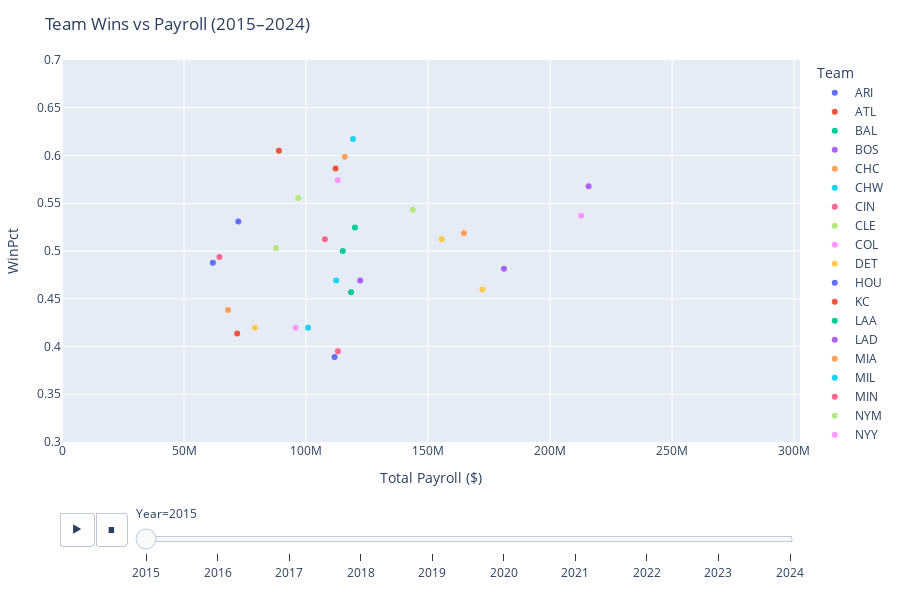

Notebook code for this chart:
### Code cell
#Interactive scatterplot showing per year
year_col = next((c for c in ["Year", "year"] if c in mlb_df.columns), None)

xmax = mlb_df["TOTAL_PAYROLL"].max() * 1.05 

base_kwargs = dict(
    x="TOTAL_PAYROLL",
    y="WinPct",
    color="Team",
    hover_name="Team",
    labels={"TOTAL_PAYROLL": "Total Payroll ($)", "W": "Wins"},
    title="Team Wins vs Payroll (2015–2024)",
    range_x=[0, xmax],
    range_y=[0.3, 0.7],
    color_continuous_scale="Viridis"
)

if year_col:
    fig = px.scatter(mlb_df, animation_frame=year_col, **base_kwargs)
else:
    fig = px.scatter(mlb_df, **base_kwargs)

# Nice touches
fig.update_layout(
    legend_title_text="Team",
    hovermode="closest",
    margin=dict(l=40, r=40, t=60, b=40),
    width=900,
    height=600
)
# Format payroll with thousands separators on hover
fig.update_traces(
    hovertemplate="<b>%{hovertext}</b><br>" +
                  "Payroll: %{x:,}<br>" +
                  "Wins: %{y}<extra></extra>"
)

fig.show()

### Figure 1 — Plotly figure (JSON) as saved in the notebook; plotly's stock layout.template omitted (floating-point values rounded to 4 significant figures)
{"data": [{"hovertemplate": "<b>%{hovertext}</b><br>Payroll: %{x:,}<br>Wins: %{y}<extra></extra>", "hovertext": ["ARI"], "legendgroup": "ARI", "marker": {"color": "#636efa", "symbol": "circle"}, "mode": "markers", "name": "ARI", "orientation": "v", "showlegend": true, "type": "scatter", "x": [61834000], "xaxis": "x", "y": [0.4877], "yaxis": "y"}, {"hovertemplate": "<b>%{hovertext}</b><br>Payroll: %{x:,}<br>Wins: %{y}<extra></extra>", "hovertext": ["ATL"], "legendgroup": "ATL", "marker": {"color": "#EF553B", "symbol": "circle"}, "mode": "markers", "name": "ATL", "orientation": "v", "showlegend": true, "type": "scatter", "x": [71781250], "xaxis": "x", "y": [0.4136], "yaxis": "y"}, {"hovertemplate": "<b>%{hovertext}</b><br>Payroll: %{x:,}<br>Wins: %{y}<extra></extra>", "hovertext": ["BAL"], "legendgroup": "BAL", "marker": {"color": "#00cc96", "symbol": "circle"}, "mode": "markers", "name": "BAL", "orientation": "v", "showlegend": true, "type": "scatter", "x": [115044833], "xaxis": "x", "y": [0.5], "yaxis": "y"}, {"hovertemplate": "<b>%{hovertext}</b><br>Payroll: %{x:,}<br>Wins: %{y}<extra></extra>", "hovertext": ["BOS"], "legendgroup": "BOS", "marker": {"color": "#ab63fa", "symbol": "circle"}, "mode": "markers", "name": "BOS", "orientation": "v", "showlegend": true, "type": "scatter", "x": [181103400], "xaxis": "x", "y": [0.4815], "yaxis": "y"}, {"hovertemplate": "<b>%{hovertext}</b><br>Payroll: %{x:,}<br>Wins: %{y}<extra></extra>", "hovertext": ["CHC"], "legendgroup": "CHC", "marker": {"color": "#FFA15A", "symbol": "circle"}, "mode": "markers", "name": "CHC", "orientation": "v", "showlegend": true, "type": "scatter", "x": [115879310], "xaxis": "x", "y": [0.5988], "yaxis": "y"}, {"hovertemplate": "<b>%{hovertext}</b><br>Payroll: %{x:,}<br>Wins: %{y}<extra></extra>", "hovertext": ["CHW"], "legendgroup": "CHW", "marker": {"color": "#19d3f3", "symbol": "circle"}, "mode": "markers", "name": "CHW", "orientation": "v", "showlegend": true, "type": "scatter", "x": [112373700], "xaxis": "x", "y": [0.4691], "yaxis": "y"}, {"hovertemplate": "<b>%{hovertext}</b><br>Payroll: %{x:,}<br>Wins: %{y}<extra></extra>", "hovertext": ["CIN"], "legendgroup": "CIN", "marker": {"color": "#FF6692", "symbol": "circle"}, "mode": "markers", "name": "CIN", "orientation": "v", "showlegend": true, "type": "scatter", "x": [113072286], "xaxis": "x", "y": [0.3951], "yaxis": "y"}, {"hovertemplate": "<b>%{hovertext}</b><br>Payroll: %{x:,}<br>Wins: %{y}<extra></extra>", "hovertext": ["CLE"], "legendgroup": "CLE", "marker": {"color": "#B6E880", "symbol": "circle"}, "mode": "markers", "name": "CLE", "orientation": "v", "showlegend": true, "type": "scatter", "x": [87663766], "xaxis": "x", "y": [0.5031], "yaxis": "y"}, {"hovertemplate": "<b>%{hovertext}</b><br>Payroll: %{x:,}<br>Wins: %{y}<extra></extra>", "hovertext": ["COL"], "legendgroup": "COL", "marker": {"color": "#FF97FF", "symbol": "circle"}, "mode": "markers", "name": "COL", "orientation": "v", "showlegend": true, "type": "scatter", "x": [95688600], "xaxis": "x", "y": [0.4198], "yaxis": "y"}, {"hovertemplate": "<b>%{hovertext}</b><br>Payroll: %{x:,}<br>Wins: %{y}<extra></extra>", "hovertext": ["DET"], "legendgroup": "DET", "marker": {"color": "#FECB52", "symbol": "circle"}, "mode": "markers", "name": "DET", "orientation": "v", "showlegend": true, "type": "scatter", "x": [172284750], "xaxis": "x", "y": [0.4596], "yaxis": "y"}, {"hovertemplate": "<b>%{hovertext}</b><br>Payroll: %{x:,}<br>Wins: %{y}<extra></extra>", "hovertext": ["HOU"], "legendgroup": "HOU", "marker": {"color": "#636efa", "symbol": "circle"}, "mode": "markers", "name": "HOU", "orientation": "v", "showlegend": true, "type": "scatter", "x": [72256200], "xaxis": "x", "y": [0.5309], "yaxis": "y"}, {"hovertemplate": "<b>%{hovertext}</b><br>Payroll: %{x:,}<br>Wins: %{y}<extra></extra>", "hovertext": ["KC"], "legendgroup": "KC", "marker": {"color": "#EF553B", "symbol": "circle"}, "mode": "markers", "name": "KC", "orientation": "v", "showlegend": true, "type": "scatter", "x": [112107025], "xaxis": "x", "y": [0.5864], "yaxis": "y"}, {"hovertemplate": "<b>%{hovertext}</b><br>Payroll: %{x:,}<br>Wins: %{y}<extra></extra>", "hovertext": ["LAA"], "legendgroup": "LAA", "marker": {"color": "#00cc96", "symbol": "circle"}, "mode": "markers", "name": "LAA", "orientation": "v", "showlegend": true, "type": "scatter", "x": [120005415], "xaxis": "x", "y": [0.5247], "yaxis": "y"}, {"hovertemplate": "<b>%{hovertext}</b><br>Payroll: %{x:,}<br>Wins: %{y}<extra></extra>", "hovertext": ["LAD"], "legendgroup": "LAD", "marker": {"color": "#ab63fa", "symbol": "circle"}, "mode": "markers", "name": "LAD", "orientation": "v", "showlegend": true, "type": "scatter", "x": [215792000], "xaxis": "x", "y": [0.5679], "yaxis": "y"}, {"hovertemplate": "<b>%{hovertext}</b><br>Payroll: %{x:,}<br>Wins: %{y}<extra></extra>", "hovertext": ["MIA"], "legendgroup": "MIA", "marker": {"color": "#FFA15A", "symbol": "circle"}, "mode": "markers", "name": "MIA", "orientation": "v", "showlegend": true, "type": "scatter", "x": [68056500], "xaxis": "x", "y": [0.4383], "yaxis": "y"}, {"hovertemplate": "<b>%{hovertext}</b><br>Payroll: %{x:,}<br>Wins: %{y}<extra></extra>", "hovertext": ["MIL"], "legendgroup": "MIL", "marker": {"color": "#19d3f3", "symbol": "circle"}, "mode": "markers", "name": "MIL", "orientation": "v", "showlegend": true, "type": "scatter", "x": [100850000], "xaxis": "x", "y": [0.4198], "yaxis": "y"}, {"hovertemplate": "<b>%{hovertext}</b><br>Payroll: %{x:,}<br>Wins: %{y}<extra></extra>", "hovertext": ["MIN"], "legendgroup": "MIN", "marker": {"color": "#FF6692", "symbol": "circle"}, "mode": "markers", "name": "MIN", "orientation": "v", "showlegend": true, "type": "scatter", "x": [107755000], "xaxis": "x", "y": [0.5123], "yaxis": "y"}, {"hovertemplate": "<b>%{hovertext}</b><br>Payroll: %{x:,}<br>Wins: %{y}<extra></extra>", "hovertext": ["NYM"], "legendgroup": "NYM", "marker": {"color": "#B6E880", "symbol": "circle"}, "mode": "markers", "name": "NYM", "orientation": "v", "showlegend": true, "type": "scatter", "x": [96766683], "xaxis": "x", "y": [0.5556], "yaxis": "y"}, {"hovertemplate": "<b>%{hovertext}</b><br>Payroll: %{x:,}<br>Wins: %{y}<extra></extra>", "hovertext": ["NYY"], "legendgroup": "NYY", "marker": {"color": "#FF97FF", "symbol": "circle"}, "mode": "markers", "name": "NYY", "orientation": "v", "showlegend": true, "type": "scatter", "x": [212751957], "xaxis": "x", "y": [0.537], "yaxis": "y"}, {"hovertemplate": "<b>%{hovertext}</b><br>Payroll: %{x:,}<br>Wins: %{y}<extra></extra>", "hovertext": ["OAK"], "legendgroup": "OAK", "marker": {"color": "#FECB52", "symbol": "circle"}, "mode": "markers", "name": "OAK", "orientation": "v", "showlegend": true, "type": "scatter", "x": [79053501], "xaxis": "x", "y": [0.4198], "yaxis": "y"}, {"hovertemplate": "<b>%{hovertext}</b><br>Payroll: %{x:,}<br>Wins: %{y}<extra></extra>", "hovertext": ["PHI"], "legendgroup": "PHI", "marker": {"color": "#636efa", "symbol": "circle"}, "mode": "markers", "name": "PHI", "orientation": "v", "showlegend": true, "type": "scatter", "x": [111693000], "xaxis": "x", "y": [0.3889], "yaxis": "y"}, {"hovertemplate": "<b>%{hovertext}</b><br>Payroll: %{x:,}<br>Wins: %{y}<extra></extra>", "hovertext": ["PIT"], "legendgroup": "PIT", "marker": {"color": "#EF553B", "symbol": "circle"}, "mode": "markers", "name": "PIT", "orientation": "v", "showlegend": true, "type": "scatter", "x": [88892499], "xaxis": "x", "y": [0.6049], "yaxis": "y"}, {"hovertemplate": "<b>%{hovertext}</b><br>Payroll: %{x:,}<br>Wins: %{y}<extra></extra>", "hovertext": ["SD"], "legendgroup": "SD", "marker": {"color": "#00cc96", "symbol": "circle"}, "mode": "markers", "name": "SD", "orientation": "v", "showlegend": true, "type": "scatter", "x": [118441300], "xaxis": "x", "y": [0.4568], "yaxis": "y"}, {"hovertemplate": "<b>%{hovertext}</b><br>Payroll: %{x:,}<br>Wins: %{y}<extra></extra>", "hovertext": ["SEA"], "legendgroup": "SEA", "marker": {"color": "#ab63fa", "symbol": "circle"}, "mode": "markers", "name": "SEA", "orientation": "v", "showlegend": true, "type": "scatter", "x": [122208700], "xaxis": "x", "y": [0.4691], "yaxis": "y"}, {"hovertemplate": "<b>%{hovertext}</b><br>Payroll: %{x:,}<br>Wins: %{y}<extra></extra>", "hovertext": ["SF"], "legendgroup": "SF", "marker": {"color": "#FFA15A", "symbol": "circle"}, "mode": "markers", "name": "SF", "orientation": "v", "showlegend": true, "type": "scatter", "x": [164701500], "xaxis": "x", "y": [0.5185], "yaxis": "y"}, {"hovertemplate": "<b>%{hovertext}</b><br>Payroll: %{x:,}<br>Wins: %{y}<extra></extra>", "hovertext": ["STL"], "legendgroup": "STL", "marker": {"color": "#19d3f3", "symbol": "circle"}, "mode": "markers", "name": "STL", "orientation": "v", "showlegend": true, "type": "scatter", "x": [119241500], "xaxis": "x", "y": [0.6173], "yaxis": "y"}, {"hovertemplate": "<b>%{hovertext}</b><br>Payroll: %{x:,}<br>Wins: %{y}<extra></extra>", "hovertext": ["TB"], "legendgroup": "TB", "marker": {"color": "#FF6692", "symbol": "circle"}, "mode": "markers", "name": "TB", "orientation": "v", "showlegend": true, "type": "scatter", "x": [64521233], "xaxis": "x", "y": [0.4938], "yaxis": "y"}, {"hovertemplate": "<b>%{hovertext}</b><br>Payroll: %{x:,}<br>Wins: %{y}<extra></extra>", "hovertext": ["TEX"], "legendgroup": "TEX", "marker": {"color": "#B6E880", "symbol": "circle"}, "mode": "markers", "name": "TEX", "orientation": "v", "showlegend": true, "type": "scatter", "x": [143742789], "xaxis": "x", "y": [0.5432], "yaxis": "y"}, {"hovertemplate": "<b>%{hovertext}</b><br>Payroll: %{x:,}<br>Wins: %{y}<extra></extra>", "hovertext": ["TOR"], "legendgroup": "TOR", "marker": {"color": "#FF97FF", "symbol": "circle"}, "mode": "markers", "name": "TOR", "orientation": "v", "showlegend": true, "type": "scatter", "x": [112992400], "xaxis": "x", "y": [0.5741], "yaxis": "y"}, {"hovertemplate": "<b>%{hovertext}</b><br>Payroll: %{x:,}<br>Wins: %{y}<extra></extra>", "hovertext": ["WSH"], "legendgroup": "WSH", "marker": {"color": "#FECB52", "symbol": "circle"}, "mode": "markers", "name": "WSH", "orientation": "v", "showlegend": true, "type": "scatter", "x": [155587472], "xaxis": "x", "y": [0.5123], "yaxis": "y"}], "layout": {"height": 600, "hovermode": "closest", "legend": {"title": {"text": "Team"}, "tracegroupgap": 0}, "margin": {"b": 40, "l": 40, "r": 40, "t": 60}, "sliders": [{"active": 0, "currentvalue": {"prefix": "Year="}, "len": 0.9, "pad": {"b": 10, "t": 60}, "steps": [{"args": [["2015"], {"frame": {"duration": 0, "redraw": false}, "fromcurrent": true, "mode": "immediate", "transition": {"duration": 0, "easing": "linear"}}], "label": "2015", "method": "animate"}, {"args": [["2016"], {"frame": {"duration": 0, "redraw": false}, "fromcurrent": true, "mode": "immediate", "transition": {"duration": 0, "easing": "linear"}}], "label": "2016", "method": "animate"}, {"args": [["2017"], {"frame": {"duration": 0, "redraw": false}, "fromcurrent": true, "mode": "immediate", "transition": {"duration": 0, "easing": "linear"}}], "label": "2017", "method": "animate"}, {"args": [["2018"], {"frame": {"duration": 0, "redraw": false}, "fromcurrent": true, "mode": "immediate", "transition": {"duration": 0, "easing": "linear"}}], "label": "2018", "method": "animate"}, {"args": [["2019"], {"frame": {"duration": 0, "redraw": false}, "fromcurrent": true, "mode": "immediate", "transition": {"duration": 0, "easing": "linear"}}], "label": "2019", "method": "animate"}, {"args": [["2020"], {"frame": {"duration": 0, "redraw": false}, "fromcurrent": true, "mode": "immediate", "transition": {"duration": 0, "easing": "linear"}}], "label": "2020", "method": "animate"}, {"args": [["2021"], {"frame": {"duration": 0, "redraw": false}, "fromcurrent": true, "mode": "immediate", "transition": {"duration": 0, "easing": "linear"}}], "label": "2021", "method": "animate"}, {"args": [["2022"], {"frame": {"duration": 0, "redraw": false}, "fromcurrent": true, "mode": "immediate", "transition": {"duration": 0, "easing": "linear"}}], "label": "2022", "method": "animate"}, {"args": [["2023"], {"frame": {"duration": 0, "redraw": false}, "fromcurrent": true, "mode": "immediate", "transition": {"duration": 0, "easing": "linear"}}], "label": "2023", "method": "animate"}, {"args": [["2024"], {"frame": {"duration": 0, "redraw": false}, "fromcurrent": true, "mode": "immediate", "transition": {"duration": 0, "easing": "linear"}}], "label": "2024", "method": "animate"}], "x": 0.1, "xanchor": "left", "y": 0, "yanchor": "top"}], "title": {"text": "Team Wins vs Payroll (2015–2024)"}, "updatemenus": [{"buttons": [{"args": [null, {"frame": {"duration": 500, "redraw": false}, "fromcurrent": true, "mode": "immediate", "transition": {"duration": 500, "easing": "linear"}}], "label": "&#9654;", "method": "animate"}, {"args": [[null], {"frame": {"duration": 0, "redraw": false}, "fromcurrent": true, "mode": "immediate", "transition": {"duration": 0, "easing": "linear"}}], "label": "&#9724;", "method": "animate"}], "direction": "left", "pad": {"r": 10, "t": 70}, "showactive": false, "type": "buttons", "x": 0.1, "xanchor": "right", "y": 0, "yanchor": "top"}], "width": 900, "xaxis": {"anchor": "y", "domain": [0, 1], "range": [0, 302400000.0], "title": {"text": "Total Payroll ($)"}}, "yaxis": {"anchor": "x", "domain": [0, 1], "range": [0.3, 0.7], "title": {"text": "WinPct"}}}}
